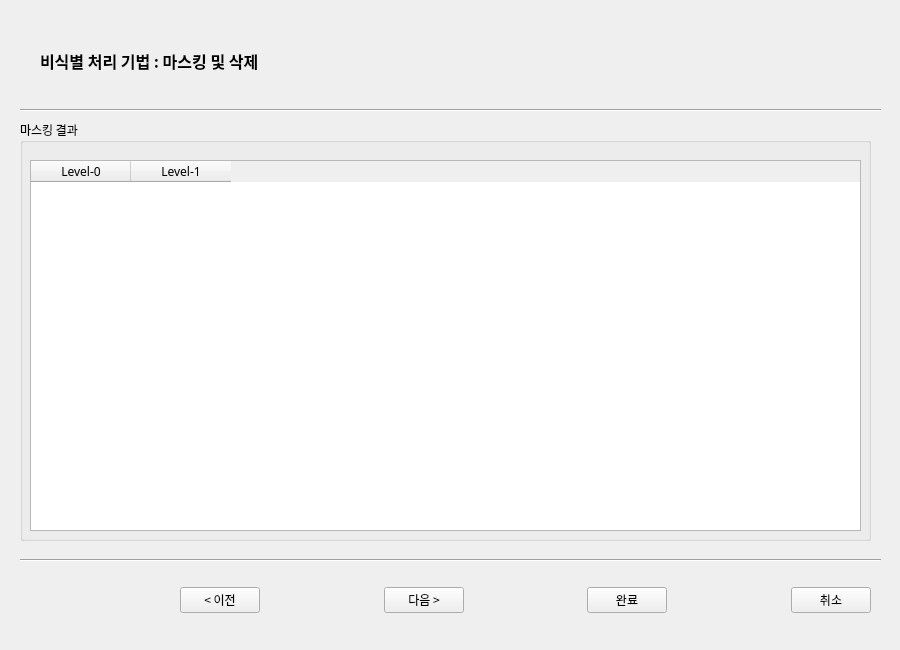
<?xml version="1.0" encoding="UTF-8"?>
<ui version="4.0">
 <class>Import Data</class>
 <widget class="QMainWindow" name="Import Data">
  <property name="geometry">
   <rect>
    <x>0</x>
    <y>0</y>
    <width>900</width>
    <height>650</height>
   </rect>
  </property>
  <property name="windowTitle">
   <string>마스킹 및 삭제</string>
  </property>
  <widget class="QWidget" name="centralwidget">
   <widget class="QGroupBox" name="arrBox">
    <property name="geometry">
     <rect>
      <x>20</x>
      <y>120</y>
      <width>851</width>
      <height>421</height>
     </rect>
    </property>
    <property name="font">
     <font>
      <family>맑은 고딕</family>
     </font>
    </property>
    <property name="title">
     <string>마스킹 결과</string>
    </property>
    <widget class="QTableWidget" name="maskingLevel">
     <property name="geometry">
      <rect>
       <x>10</x>
       <y>40</y>
       <width>831</width>
       <height>371</height>
      </rect>
     </property>
     <column>
      <property name="text">
       <string>Level-0</string>
      </property>
     </column>
     <column>
      <property name="text">
       <string>Level-1</string>
      </property>
     </column>
    </widget>
   </widget>
   <widget class="Line" name="line">
    <property name="geometry">
     <rect>
      <x>20</x>
      <y>550</y>
      <width>861</width>
      <height>20</height>
     </rect>
    </property>
    <property name="font">
     <font>
      <family>맑은 고딕</family>
      <pointsize>9</pointsize>
     </font>
    </property>
    <property name="orientation">
     <enum>Qt::Horizontal</enum>
    </property>
   </widget>
   <widget class="QWidget" name="horizontalLayoutWidget_2">
    <property name="geometry">
     <rect>
      <x>180</x>
      <y>570</y>
      <width>691</width>
      <height>61</height>
     </rect>
    </property>
    <property name="font">
     <font>
      <family>맑은 고딕</family>
      <pointsize>9</pointsize>
     </font>
    </property>
    <layout class="QHBoxLayout" name="horizontalLayout_2">
     <item>
      <widget class="QPushButton" name="backButton">
       <property name="font">
        <font>
         <family>맑은 고딕</family>
         <pointsize>9</pointsize>
        </font>
       </property>
       <property name="text">
        <string>&lt; 이전</string>
       </property>
      </widget>
     </item>
     <item>
      <spacer name="horizontalSpacer">
       <property name="font">
        <font>
         <family>맑은 고딕</family>
         <pointsize>9</pointsize>
        </font>
       </property>
       <property name="orientation">
        <enum>Qt::Horizontal</enum>
       </property>
       <property name="sizeHint" stdset="0">
        <size>
         <width>40</width>
         <height>20</height>
        </size>
       </property>
      </spacer>
     </item>
     <item>
      <widget class="QPushButton" name="nextButton">
       <property name="font">
        <font>
         <family>맑은 고딕</family>
         <pointsize>9</pointsize>
        </font>
       </property>
       <property name="text">
        <string>다음 &gt;</string>
       </property>
      </widget>
     </item>
     <item>
      <spacer name="horizontalSpacer_5">
       <property name="font">
        <font>
         <family>맑은 고딕</family>
         <pointsize>9</pointsize>
        </font>
       </property>
       <property name="orientation">
        <enum>Qt::Horizontal</enum>
       </property>
       <property name="sizeHint" stdset="0">
        <size>
         <width>40</width>
         <height>20</height>
        </size>
       </property>
      </spacer>
     </item>
     <item>
      <widget class="QPushButton" name="finishButton">
       <property name="font">
        <font>
         <family>맑은 고딕</family>
         <pointsize>9</pointsize>
        </font>
       </property>
       <property name="text">
        <string>완료</string>
       </property>
      </widget>
     </item>
     <item>
      <spacer name="horizontalSpacer_3">
       <property name="font">
        <font>
         <family>맑은 고딕</family>
         <pointsize>9</pointsize>
        </font>
       </property>
       <property name="orientation">
        <enum>Qt::Horizontal</enum>
       </property>
       <property name="sizeHint" stdset="0">
        <size>
         <width>40</width>
         <height>20</height>
        </size>
       </property>
      </spacer>
     </item>
     <item>
      <widget class="QPushButton" name="cancelButton">
       <property name="font">
        <font>
         <family>맑은 고딕</family>
         <pointsize>9</pointsize>
        </font>
       </property>
       <property name="text">
        <string>취소</string>
       </property>
      </widget>
     </item>
    </layout>
   </widget>
   <widget class="Line" name="line_2">
    <property name="geometry">
     <rect>
      <x>20</x>
      <y>100</y>
      <width>861</width>
      <height>20</height>
     </rect>
    </property>
    <property name="orientation">
     <enum>Qt::Horizontal</enum>
    </property>
   </widget>
   <widget class="QLabel" name="label">
    <property name="geometry">
     <rect>
      <x>40</x>
      <y>30</y>
      <width>551</width>
      <height>61</height>
     </rect>
    </property>
    <property name="font">
     <font>
      <family>맑은 고딕</family>
      <pointsize>12</pointsize>
      <weight>75</weight>
      <bold>true</bold>
     </font>
    </property>
    <property name="text">
     <string>비식별 처리 기법 : 마스킹 및 삭제</string>
    </property>
   </widget>
  </widget>
 </widget>
 <resources/>
 <connections/>
</ui>
